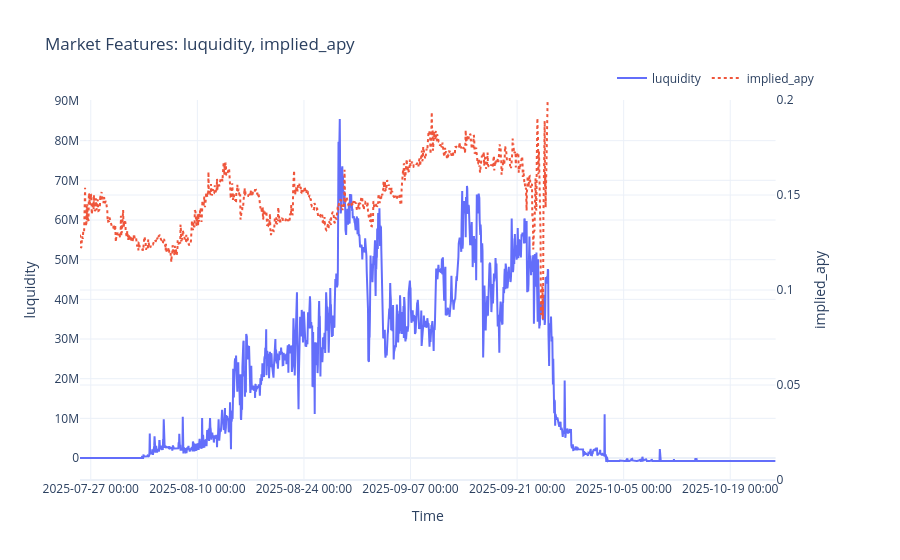

Notebook code for this chart:
### Code cell
market_df["luquidity"] = market_df["total_supply"] - market_df["total_borrow"]
plot_market_features(
    market_df,
    ["luquidity", "implied_apy"],
    y_ranges={"borrow_rate": [0,0.2], "implied_apy": [0,0.2]}
    # dates_range=("2022-01-01", "2025-09-30")
)

### Figure 1 — Plotly figure (JSON) as saved in the notebook; plotly's stock layout.template omitted (floating-point values rounded to 4 significant figures; data arrays with more than 128 entries replaced by an {"elided": "..."} marker saying what was removed)
{"data": [{"line": {"color": "#636EFA", "width": 2}, "mode": "lines", "name": "luquidity", "type": "scatter", "x": {"elided": "2194 str values"}, "xaxis": "x", "y": {"elided": "2194 float values"}, "yaxis": "y"}, {"line": {"color": "#EF553B", "dash": "dot", "width": 2}, "mode": "lines", "name": "implied_apy", "type": "scatter", "x": {"elided": "2194 str values"}, "xaxis": "x", "y": {"elided": "2194 float values"}, "yaxis": "y2"}], "layout": {"hovermode": "x unified", "legend": {"orientation": "h", "x": 1, "xanchor": "right", "y": 1.02, "yanchor": "bottom"}, "title": {"text": "Market Features: luquidity, implied_apy"}, "xaxis": {"anchor": "y", "domain": [0, 0.94], "tickformat": "%Y-%m-%d %H:%M", "title": {"text": "Time"}}, "yaxis": {"anchor": "x", "domain": [0, 1], "title": {"text": "luquidity"}}, "yaxis2": {"anchor": "x", "overlaying": "y", "range": [0, 0.2], "side": "right", "title": {"text": "implied_apy"}}}}
